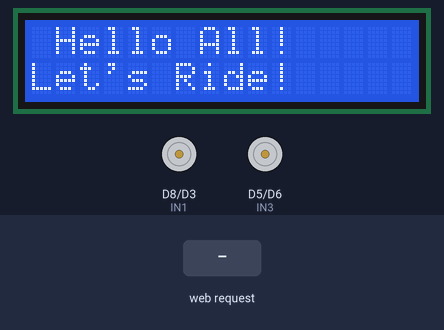
Recording of a sketch running on a simulated ESP8266 (NodeMCU). Parts: 16×2 character LCD, motor-driver pin pairs drawn as motors (green arrow = first pin HIGH = forward, orange = second pin HIGH = backward, longer = more drive, scaled by the enable pin). The inputs (shaded band) are chosen by the test bench. What the sketch prints to the serial monitor is not drawn.

Above: at 2.7 s.
2.8 s: HTTP request GET /FORWARD received
At 3.9 s:
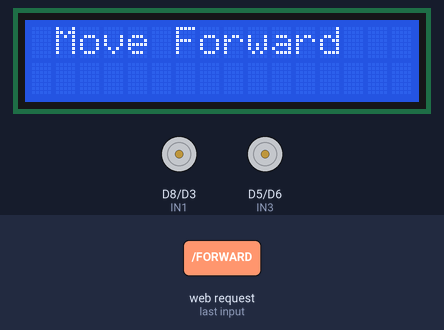
4.3 s: HTTP request GET /BACKWARD received
At 5.0 s:
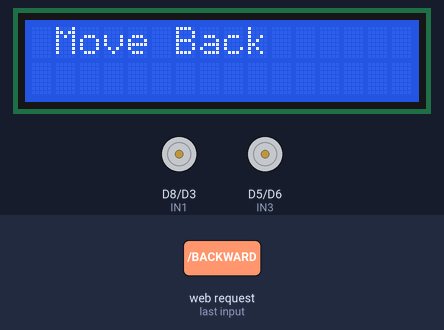
5.8 s: HTTP request GET /LEFT received
At 6.2 s:
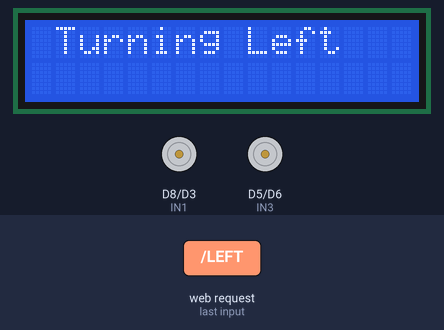
7.3 s: HTTP request GET /RIGHT received
At 8.5 s:
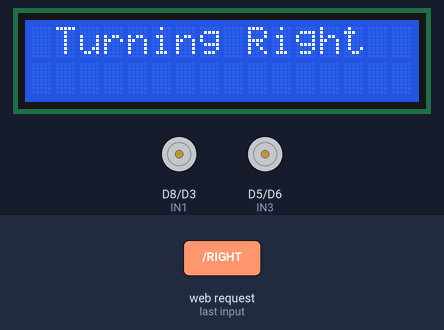
8.8 s: HTTP request GET /STOP received
At 9.5 s:
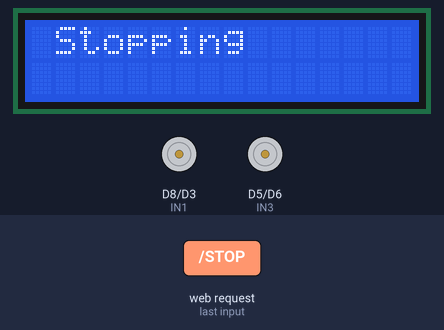
10.3 s: HTTP request GET /FORWARD?value=1 received
At 10.8 s:
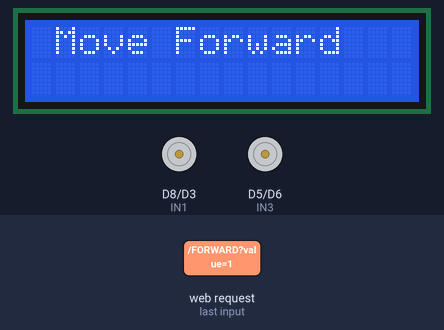
Timing chart, 0 to 12.8 s (numbered marks = the images above; inputs shaded):
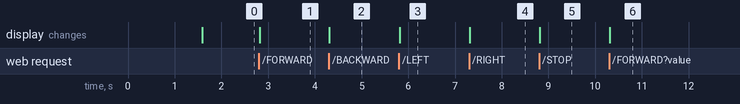

The sketch:

RoboClawMotorDriver.ino
```cpp
// NodeMCU Motor Driver Control via Web Interface
#include <ESP8266WiFi.h>
#include <ESP8266WebServer.h>
#include<LiquidCrystal_I2C.h>
#include<Wire.h>
// Motor driver pins
#define ENA D7  // Speed control for Motor A
#define IN1 D8  // Direction control for Motor A
#define IN2 D3  // Direction control for Motor A
#define ENB D4  // Speed control for Motor B
#define IN3 D5  // Direction control for Motor B
#define IN4 D6  // Direction control for Motor B
LiquidCrystal_I2C lcd(0x27, 16, 2);
// WiFi access point credentials
const char *ssid = "NodeMCU_AP";
const char *password = "12345678";

// Web server instance
ESP8266WebServer server(80);
//lcd.clear();

// HTML webpage content
const char MAIN_page[] PROGMEM = R"=====(
<!DOCTYPE html>
<html>
<head>
  <title>Motor Control</title>
  <style>
    body { font-family: Arial, sans-serif; text-align: center; margin: 0; padding: 0; background-color: #f4f4f9; }
    h1 { color: #333; }
    button { padding: 10px 20px; margin: 10px; font-size: 16px; }
  </style>
</head>
<body>
  <h1>Motor Driver Control</h1>
  <button onclick="sendCommand('FORWARD')">Forward</button>
  <button onclick="sendCommand('BACKWARD')">Backward</button><br>
  <button onclick="sendCommand('LEFT')">Left</button>
  <button onclick="sendCommand('RIGHT')">Right</button><br>
  <button onclick="sendCommand('STOP')">Stop</button><br>
  <label for="speed">Speed:</label>
  <input type="range" id="speed" min="0" max="200" oninput="updateSpeed(this.value)"><br>
  <script>
    function sendCommand(command) {
      fetch(`/${command}`).then(response => console.log(response.status));
    }
    function updateSpeed(value) {
      fetch(`/SPEED?value=${value}`).then(response => console.log(response.status));
    }
  </script>
</body>
</html>
)=====";

// Function to set motor direction
void setMotorDirection(bool A1, bool A2) {
  digitalWrite(IN1, A1);
  digitalWrite(IN2, A2);
  digitalWrite(IN3, A1);
  digitalWrite(IN4, A2);
}

// Function to handle web commands
void handleRoot() {
  server.send(200, "text/html", MAIN_page);
}

void handleForward() {
  setMotorDirection(HIGH, LOW);
  server.send(200, "text/plain", "Moving Forward");
  lcd.clear();
  lcd.setCursor(1,0);
  lcd.print("Move Forward");
}

void handleBackward() {
  setMotorDirection(LOW, HIGH);
  server.send(200, "text/plain", "Moving Backward");
  lcd.clear();
  lcd.setCursor(1,0);
  lcd.print("Move Back");
}

void handleLeft() {
 // setMotorDirection(LOW, HIGH);
  digitalWrite(IN1, LOW);
  digitalWrite(IN2, LOW);
  digitalWrite(IN3, HIGH);
  digitalWrite(IN4, LOW);
  server.send(200, "text/plain", "Turning Left");
  lcd.clear();
  lcd.setCursor(1,0);
  lcd.print("Turning Left");
}

void handleRight() {
 // setMotorDirection(HIGH, LOW);
  digitalWrite(IN1, HIGH);
  digitalWrite(IN2, LOW);
  digitalWrite(IN3, LOW);
  digitalWrite(IN4, LOW);
  server.send(200, "text/plain", "Turning Right");
  lcd.clear();
  lcd.setCursor(1,0);
  lcd.print("Turning Right");
}

void handleStop() {
  setMotorDirection(LOW, LOW);
  server.send(200, "text/plain", "Stopping");
  lcd.clear();
  lcd.setCursor(1,0);
  lcd.print("Stopping");
}

void handleSpeed() {
  if (server.hasArg("value")) {
    int speed = server.arg("value").toInt();
    analogWrite(ENA, speed);
    analogWrite(ENB, speed);
    server.send(200, "text/plain", "Speed set to " + String(speed));
  } else {
    server.send(400, "text/plain", "Bad Request");
  }
}

void setup() {
  // Initialize pins
  lcd.begin();
  lcd.clear();
  lcd.backlight();
  lcd.setCursor(1,0);
  lcd.print("Hello All!");
  delay(1500);
  lcd.setCursor(0,1);
  lcd.print("Let's Ride!");
  pinMode(ENA, OUTPUT);
  pinMode(IN1, OUTPUT);
  pinMode(IN2, OUTPUT);
  pinMode(ENB, OUTPUT);
  pinMode(IN3, OUTPUT);
  pinMode(IN4, OUTPUT);

  // Start WiFi access point
  WiFi.softAP(ssid, password);
  IPAddress IP = WiFi.softAPIP();
  Serial.begin(115200);
  Serial.print("AP IP Address: ");
  Serial.println(IP);

  // Define web server routes
  server.on("/", handleRoot);
  server.on("/FORWARD", handleForward);
  server.on("/BACKWARD", handleBackward);
  server.on("/LEFT", handleLeft);
  server.on("/RIGHT", handleRight);
  server.on("/STOP", handleStop);
  server.on("/SPEED", handleSpeed);

  // Start server
  server.begin();
  Serial.println("HTTP server started");
}

void loop() {
  server.handleClient();
}
```

Measured:
- after the input at 2.8 s, the display: changes at once (image 1)
- after the input at 4.3 s, the display: changes at once (image 2)
- after the input at 5.8 s, the display: changes at once (image 3)
- after the input at 7.3 s, the display: changes at once (image 4)
- after the input at 8.8 s, the display: changes at once (image 5)
- after the input at 10.3 s, the display: changes at once (image 6)
